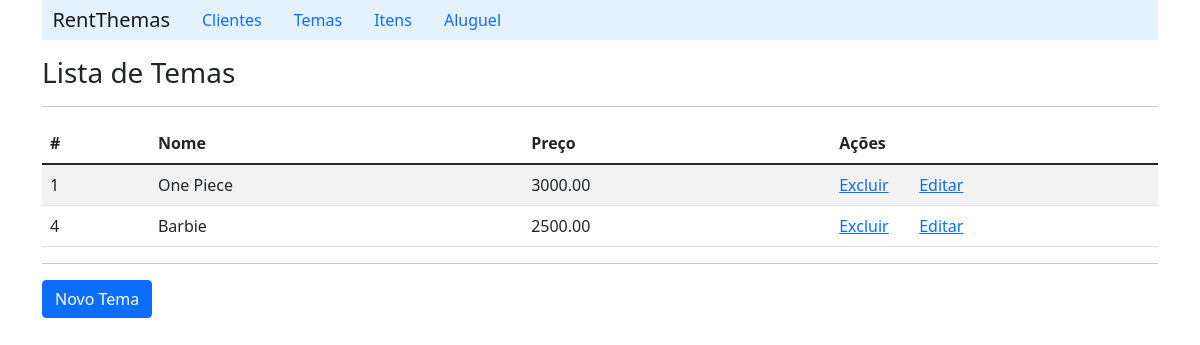
/listTheme/, run on the app's committed database.
### aluguel/models.py (models this page shows, shortened)
class Theme(models.Model):
    name = models.CharField(max_length=20, blank=False)
    color = models.CharField(max_length=10)
    price = models.FloatField()
    itens =  models.ManyToManyField('Item', related_name='themes')

### aluguel/views.py (the view)
# urls.py: path('listTheme/', ThemeViews.listTheme),
    def listTheme(request):
        themes_list = ThemeDao().list_all() #Theme.objects.all()
        context = {'theme_list': themes_list}
        return render(request, 'theme/listTheme.html', context)

### aluguel/daos.py (called while the page is built)
    def list_all(self):
        return Theme.objects.all()

### aluguel/templates/theme/listTheme.html (shortened to what this page needs)
{% extends "index.html" %}
    {% block content %}
        <h3>Lista de Temas</h3>
        <hr>
        <table class="table table-striped">
            {% if theme_list %}
                <thead>
                    <tr>
                        <th scope="col">#</th>
                        <th scope="col">Nome</th>
                        <th scope="col">Preço</th>
                        <th scope="col">Ações</th>
                        <th scope="col"></th>
                    </tr>
                </thead>
                {% for theme in theme_list%}
                    <tr>
                        <td>{{theme.id}}</td>
                        <td>{{theme.name}}</td>
                        <td>{{theme.price | floatformat:2}}</td>
                        <td width='80'><a href="/deleteTheme/{{theme.id}}">Excluir</a></td>
                        <td><a href="/detailTheme/{{theme.id}}">Editar</a></td>
                    </tr>
                {% endfor %}
            {% else %}
                <p>Nenhum tema cadastrado!!</p>
            {%endif%}
        </table>
        <hr>
        <a class="btn btn-primary" href="/formTheme">Novo Tema</a>
    {% endblock %}

### data on the page
Theme: id "1", name "One Piece", price "3000.00"
Theme: id "4", name "Barbie", price "2500.00"
